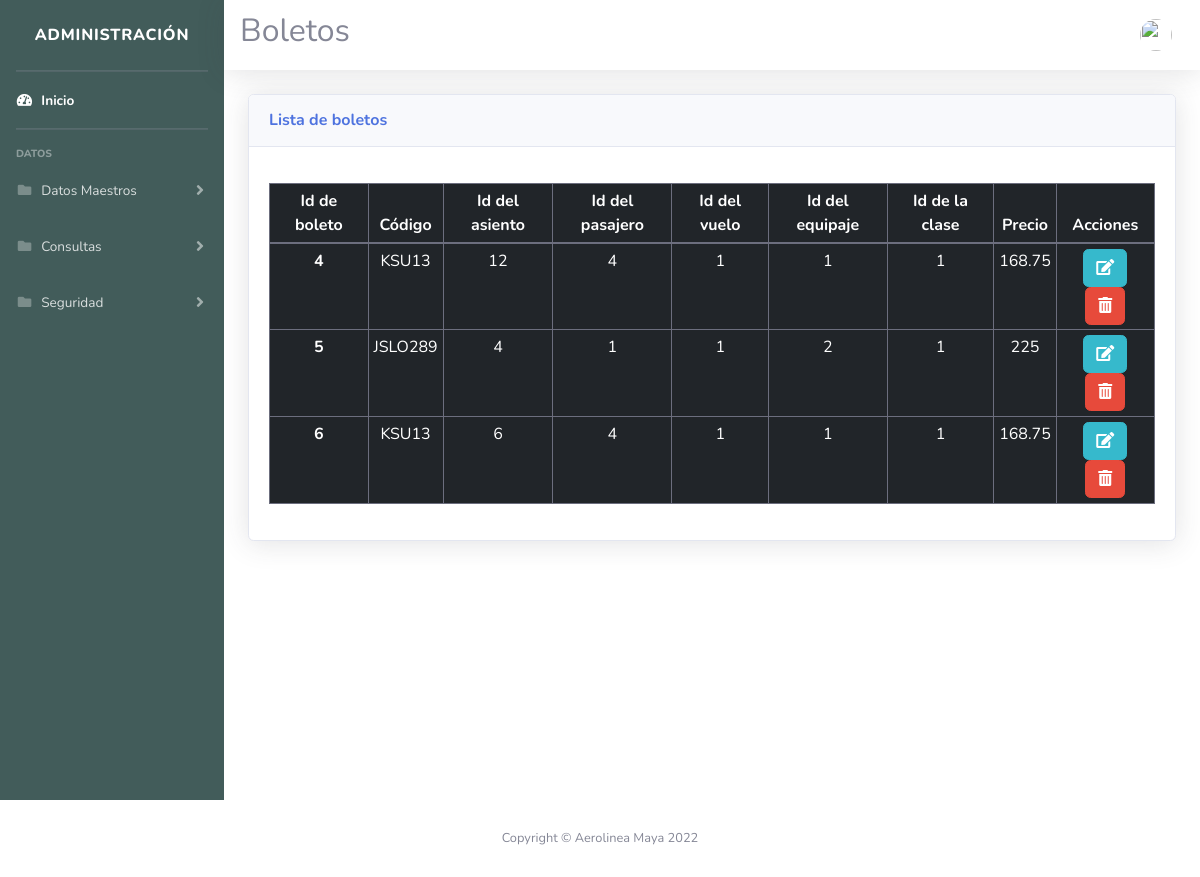
/Consultas/Consultaboletos.php, run on the app's committed database.
### tables this page shows
CREATE TABLE `boleto` (
  `Id_Boleto` int(10) NOT NULL,
  `Codigo` varchar(50) NOT NULL,
  `Id_Asiento` varchar(100) NOT NULL,
  `Id_Pasajero` int(10) NOT NULL,
  `Id_Vuelo` int(10) NOT NULL,
  `Id_Equipaje` int(11) NOT NULL,
  `Id_Clase` int(11) NOT NULL,
  `Precio` varchar(100) NOT NULL,
  `Estado` int(1) NOT NULL
);

### Procesos/ProcesoBoleto/TablaBoleto.php (the view, shortened to what this page needs)
<?php
    class elementosMenu
    {
        public function mostarTablaBoleto()
        {
            include "../conexion.php";
            $query = mysqli_query($conn,"SELECT * FROM boleto")
            or die ('error: '.mysqli_error($conn));
            echo
            "
                <table class='table table-sm table-dark table-responsive-sm table-bordered'>
                    <thead>
                        <tr class='text-center'>
                            <th scope='col'>Id de boleto</th>
                            <th scope='col'>Código</th>
                            <th scope='col'>Id del asiento</th>
                            <th scope='col'>Id del pasajero</th>
                            <th scope='col'>Id del vuelo</th>
                            <th scope='col'>Id del equipaje</th>
                            <th scope='col'>Id de la clase</th>
                            <th scope='col'>Precio</th>
                            <th scope='col'>Acciones</th>
                        </tr>
                    </thead>
                <tbody class='text-center'>
            ";
            while ($data = mysqli_fetch_assoc($query))
            {
                echo
                "
                    <tr>
                        <form action='formEditBoleto.php?id=$data[Id_Boleto]' method='POST' name='form2'>
                            <th scope='row'>$data[Id_Boleto]</th>
                            <td>$data[Codigo]</td>
                            <td>$data[Id_Asiento]</td>
                            <td>$data[Id_Pasajero]</td>
                            <td>$data[Id_Vuelo]</td>
                            <td>$data[Id_Equipaje]</td>
                            <td>$data[Id_Clase]</td>
                            <td>$data[Precio]</td>
                            <td class='text-center'>
                            <a class='btn btn-info' href='../Procesos/ProcesoBoleto/actualizarBoleto.php?id=$data[Id_Boleto]' >
                            <i class='fas fa-edit'></i>
                            </a>
                            <a href='../Procesos/ProcesoBoleto/eliminarBoleto.php?id=$data[Id_Boleto]' name='btneliminar' class='item_tabla btn btn-danger' onclick='return confirm(\"¿Continuar con $data[Codigo]\"); '><i class='fas fa-trash-alt'></i></a> </td>
                        </form>
                    </tr>
                ";
            }
            echo
            "
                </tbody>
                </table>
            ";
        }
    }
?>

### data on the page
boleto: Id_Boleto "4", Codigo "KSU13", Id_Asiento "12", Id_Pasajero "4", Id_Vuelo "1", Id_Equipaje "1", Id_Clase "1", Precio "168.75"
boleto: Id_Boleto "5", Codigo "JSLO289", Id_Asiento "4", Id_Pasajero "1", Id_Vuelo "1", Id_Equipaje "2", Id_Clase "1", Precio "225"
boleto: Id_Boleto "6", Codigo "KSU13", Id_Asiento "6", Id_Pasajero "4", Id_Vuelo "1", Id_Equipaje "1", Id_Clase "1", Precio "168.75"
